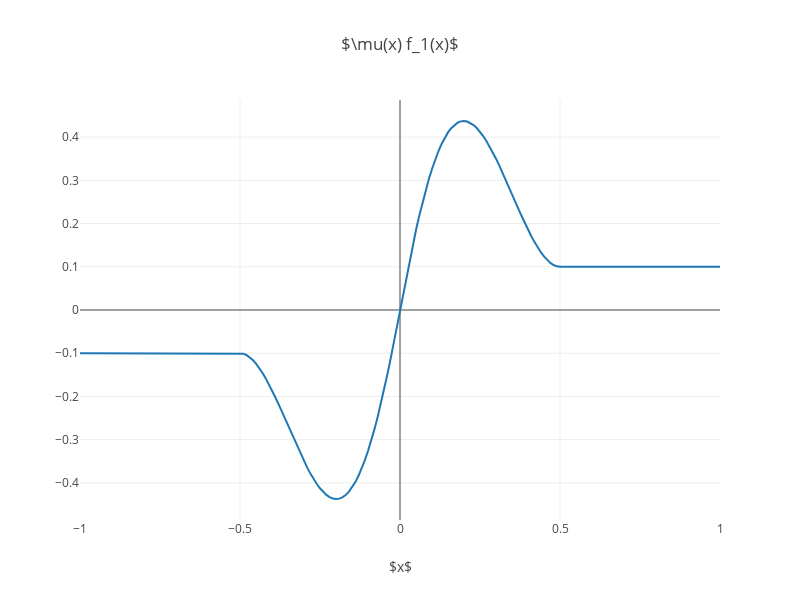

Notebook code for this chart:
### Markdown cell above
# Smooth Coefficient of Friction Molliifier
We know we want a smooth force mollifier of , so we can integrate this function to get a mollifier of that produces the desired force.
This product represents the friction force considering both the velocity dependence and the changing coefficient of friction.

### Code cell
def mu_f1(x):
    return mu(x) * f1(x)

sym_mu_f1 = Piecewise(
    (-mu_k, x < -eps_v),
    (-mu_f1(-x), x <= 0),
    (mu_f1(x), x <= eps_v),
    (mu_k, x > eps_v)
)
display(Eq(symbols(r"\mu(x) f_1(x)"), expand(sym_mu_f1)))
plot(sym_mu_f1, title=r'$\mu(x) f_1(x)$')
plot_interactive(sym_mu_f1, title=r'$\mu(x) f_1(x)$')

### Figure 1 — Plotly figure (JSON) as saved in the notebook; plotly's stock layout.template omitted (floating-point values rounded to 4 significant figures; data arrays with more than 128 entries replaced by an {"elided": "..."} marker saying what was removed)
{"data": [{"type": "scatter", "x": {"elided": "201 float values"}, "y": {"elided": "201 float values"}}], "layout": {"height": 600, "title": {"text": "$\\mu(x) f_1(x)$"}, "width": 800, "xaxis": {"title": {"text": "$x$"}}}}
